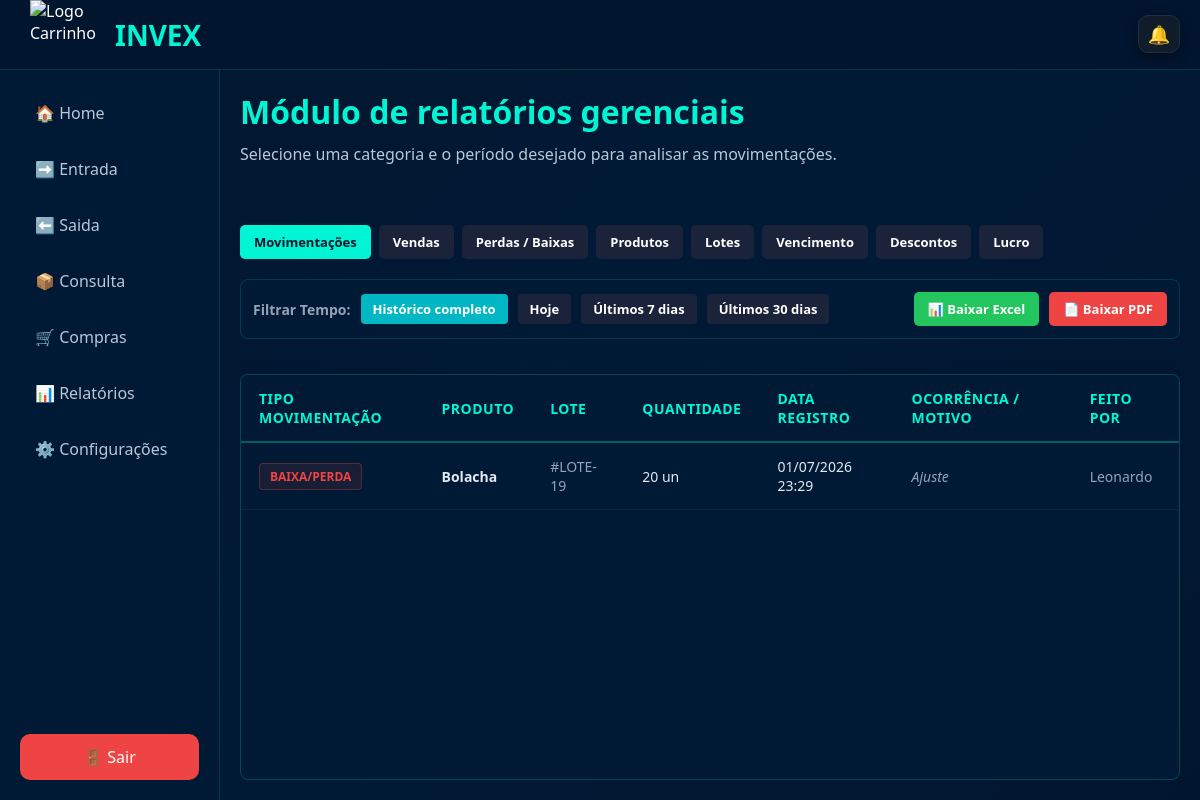
/painel_principal/relatorios/buscar_relatorio.php (signed in), run on the app's committed database.
### tables this page shows
CREATE TABLE `saida` (
  `id_saida` int(11) NOT NULL,
  `idlote` int(11) NOT NULL,
  `id_lote` int(11) NOT NULL,
  `criadopor_id` int(11) NOT NULL,
  `criadopor_nome` varchar(255) NOT NULL,
  `quantidade_saida` int(11) NOT NULL,
  `motivo_saida` varchar(255) NOT NULL,
  `data_saida` datetime NOT NULL
);

CREATE TABLE `produtos` (
  `idProduto` int(11) NOT NULL,
  `NomeProduto` varchar(100) NOT NULL,
  `MarcaProduto` varchar(100) NOT NULL,
  `Descricao` varchar(255) DEFAULT NULL,
  `idEmpresa` int(11) NOT NULL,
  `criadopor_nome` varchar(100) DEFAULT NULL,
  `criadoem` datetime DEFAULT CURRENT_TIMESTAMP,
  `criadopor_id` int(11) DEFAULT NULL,
  `preco_padrao_compra` decimal(10,2) NOT NULL DEFAULT '0.00',
  `preco_padrao_venda` decimal(10,2) NOT NULL DEFAULT '0.00',
  `estoque_minimo` int(11) NOT NULL DEFAULT '0',
  `estoque_minimo_original` int(11) DEFAULT NULL
);

CREATE TABLE `produtoslotes` (
  `idlote` int(11) NOT NULL,
  `idproduto` int(11) NOT NULL,
  `quantidade` int(11) NOT NULL,
  `validade` date DEFAULT NULL,
  `criado_em` datetime DEFAULT CURRENT_TIMESTAMP,
  `criadopor_id` int(11) NOT NULL,
  `criadopor_nome` varchar(255) DEFAULT NULL,
  `idEmpresa` int(11) DEFAULT NULL,
  `numero_lote` varchar(50) NOT NULL,
  `preco_compra` decimal(10,2) NOT NULL DEFAULT '0.00',
  `preco_venda` decimal(10,2) NOT NULL DEFAULT '0.00',
  `desconto` decimal(5,2) NOT NULL DEFAULT '0.00',
  `status_lote` enum('normal','promocao','vencido') NOT NULL DEFAULT 'normal'
);

CREATE TABLE `configuracoes_gerais` (
  `id_config` int(11) NOT NULL,
  `idEmpresa` int(11) NOT NULL,
  `alerta_email` tinyint(1) NOT NULL DEFAULT '0',
  `alerta_login` tinyint(1) NOT NULL DEFAULT '1',
  `som_alerta` tinyint(1) NOT NULL DEFAULT '1',
  `casas_decimais` int(11) NOT NULL DEFAULT '2',
  `simbolo_moeda` varchar(10) NOT NULL DEFAULT 'R$',
  `formato_data` varchar(20) NOT NULL DEFAULT 'd/m/Y',
  `cor_primaria` varchar(20) NOT NULL DEFAULT '#00d9ff',
  `criado_em` timestamp NOT NULL DEFAULT CURRENT_TIMESTAMP,
  `atualizado_em` timestamp NOT NULL DEFAULT CURRENT_TIMESTAMP ON UPDATE CURRENT_TIMESTAMP
);

### painel_principal/config_global.php (called while the page is built, shortened)
<?php
$idEmpresa = $_SESSION['idEmpresa'] ?? null;
$config = [
    'cor_primaria' => '#1cd8d8',
    'casas_decimais' => 2,
    'simbolo_moeda' => 'R$',
    'formato_data' => 'd/m/Y',
    'alerta_email' => 0,
    'alerta_login' => 0,
    'som_alerta' => 0
];
if ($idEmpresa) {
    $sql = "SELECT * FROM configuracoes_gerais WHERE idEmpresa = ?";
    $stmt = $conn->prepare($sql);
    $stmt->bind_param("i", $idEmpresa);
    $stmt->execute();
    $result = $stmt->get_result();
    if ($row = $result->fetch_assoc()) {
        $config = array_merge($config, $row);
    }
}
?>

### painel_principal/relatorios/relatorios.php (the view, shortened to what this page needs)
<?php
$conn = new mysqli("localhost", "root", "usbw", "databasetcc");
$conn->set_charset("utf8mb4");
$tipo = isset($_GET['tipo']) ? $_GET['tipo'] : "dashboard";
include '../config_global.php';
function formatarData($data, $formato)
{
    return date($formato . ' H:i', strtotime($data));
}
$formatoData = $config['formato_data'];
$filtro_saida = "";
?>
<?php include_once '../topo_notificacoes.php'; ?>
<div class="container-tabela">
    <table class="tabela-dados">
        <?php
        if ($tipo == "dashboard"):
            $sql = "SELECT p.NomeProduto, l.numero_lote, s.quantidade_saida, s.data_saida, s.motivo_saida, s.criadopor_nome
                    FROM saida s
                    INNER JOIN produtoslotes l ON s.idlote = l.idlote
                    INNER JOIN produtos p ON l.idproduto = p.IdProduto
                    WHERE l.idEmpresa = '$idEmpresa' " . $filtro_saida . "
                    ORDER BY s.id_saida DESC";
            $resultado = $conn->query($sql);
        ?>
            <thead>
                <tr>
                    <th>Tipo Movimentação</th>
                    <th>Produto</th>
                    <th>Lote</th>
                    <th>Quantidade</th>
                    <th>Data Registro</th>
                    <th>Ocorrência / Motivo</th>
                    <th>Feito por</th>
                </tr>
            </thead>
            <tbody>
                <?php
                if ($resultado && $resultado->num_rows > 0) {
                    while ($row = $resultado->fetch_assoc()) {
                        $data_exibir = formatarData($row['data_saida'], $formatoData);
                        $motivo_limpo = strtolower(trim($row['motivo_saida']));
                        if ($motivo_limpo == 'venda') {
                            $tipo_mov = "VENDA"; $classe_badge = "badge-venda";
                        } else {
                            $tipo_mov = "BAIXA/PERDA"; $classe_badge = "badge-perda";
                        }
                        echo "<tr>
                                <td><span class='badge " . $classe_badge . "'>" . $tipo_mov . "</span></td>
                                <td style='font-weight: 600;'>" . htmlspecialchars($row['NomeProduto']) . "</td>
                                <td style='color: #94a3b8;'>#" . htmlspecialchars($row['numero_lote']) . "</td>
                                <td>" . intval($row['quantidade_saida']) . " un</td>
                                <td>" . $data_exibir . "</td>
                                <td style='color: #94a3b8; font-style: italic;'>" . htmlspecialchars($row['motivo_saida']) . "</td>
 <td style='color:#94a3b8;'>" . htmlspecialchars($row['criadopor_nome'] ?? '-') . "</td>
                              </tr>";
                    }
                } else {
                    echo "<tr><td colspan='6' style='text-align:center; color:#94a3b8; padding:20px;'>Nenhuma movimentação encontrada para o período selecionado.</td></tr>";
                }
                ?>
            </tbody>
        <?php
        endif; ?>
    </table>
</div>

### painel_principal/relatorios/css/relatorios.css (style rules this page uses)
* { margin: 0; padding: 0; box-sizing: border-box; font-family: 'Segoe UI'; }
:root { --bg: #02152E; --sidebar: #001A36; --card: #001A36; --primary: #00F5D4; --secondary: #17D9B7; --border: #00B7C3; --text: #ffffff; --sub: #B8C7D9; }
body { background: linear-gradient( 135deg, #02152E 0%, #001A36 50%, #02152E 100% ); color: var(--text); }

### painel_principal/relatorios/relatorios.php (style rules this page uses)
.container-tabela { width: 100%; margin-top: 20px; background: #001a36; border: 1px solid rgba(0, 245, 212, 0.2); border-radius: 8px; box-shadow: 0 4px 15px rgba(0, 0, 0, 0.3); max-height: 450px !important; overflow-y: auto !important; }
.tabela-dados { width: 100%; border-collapse: collapse; text-align: left; font-family: sans-serif; }
.tabela-dados th { background-color: #001a36 !important; color: #00F5D4; padding: 14px 18px; font-size: 14px; text-transform: uppercase; border-bottom: 2px solid rgba(0, 245, 212, 0.3); position: sticky !important; top: 0 !important; z-index: 10 !important; }
.tabela-dados td { padding: 12px 18px; color: #e2e8f0; font-size: 14px; border-bottom: 1px solid rgba(255, 255, 255, 0.05); }
.badge { display: inline-block; padding: 4px 10px; border-radius: 4px; font-size: 12px; font-weight: bold; text-transform: uppercase; }
.badge-perda { background: rgba(239, 68, 68, 0.1); color: #ef4444; border: 1px solid rgba(239, 68, 68, 0.3); }

### painel_principal/relatorios/buscar_relatorio.php (style rules this page uses)
html, body { margin: 0; padding: 0; height: 100vh !important; max-height: 100vh !important; overflow: hidden !important; box-sizing: border-box; background-color: #02152E; }
.container-tabela { width: 100%; margin-top: 10px; background: #001a36; border: 1px solid rgba(0, 245, 212, 0.2); border-radius: 8px; box-shadow: 0 4px 15px rgba(0, 0, 0, 0.3); flex: 1 !important; overflow-y: auto !important; }
.tabela-dados { width: 100%; border-collapse: collapse; text-align: left; font-family: sans-serif; }
.tabela-dados th { background-color: #001a36 !important; color: #00F5D4; padding: 14px 18px; font-size: 14px; text-transform: uppercase; border-bottom: 2px solid rgba(0, 245, 212, 0.3); letter-spacing: 0.5px; position: sticky !important; top: 0 !important; z-index: 10 !important; }
.tabela-dados td { padding: 14px 18px; color: #e2e8f0; font-size: 14px; border-bottom: 1px solid rgba(255, 255, 255, 0.05); }

### data on the page
saida: motivo_saida "BAIXA/PERDA", produtos.NomeProduto "Bolacha", idlote.numero_lote "LOTE-19", quantidade_saida "20", data_saida.formato_data "01/07/2026 23:29", motivo_saida "Ajuste", criadopor_nome "Leonardo"
